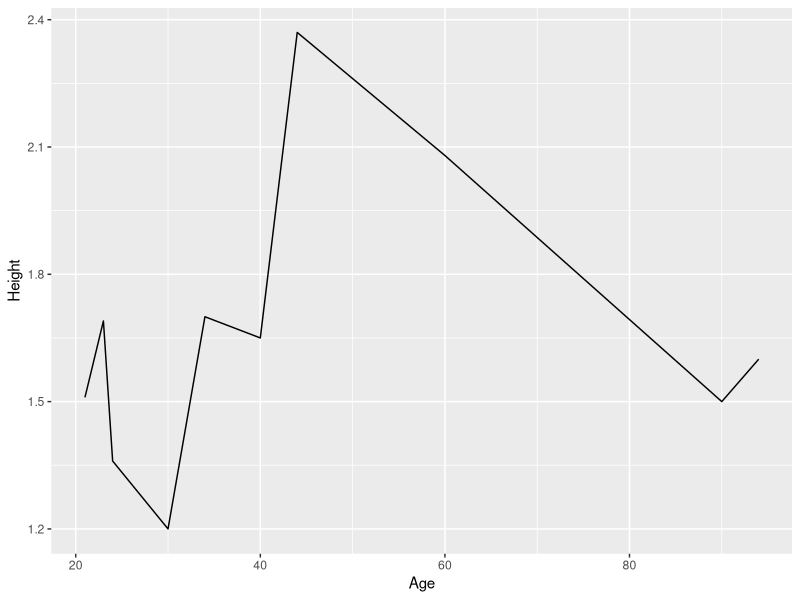
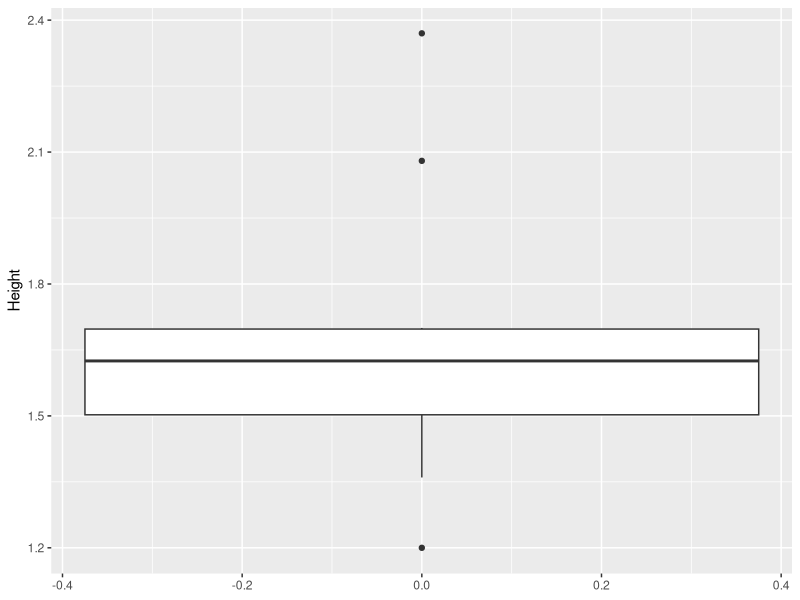
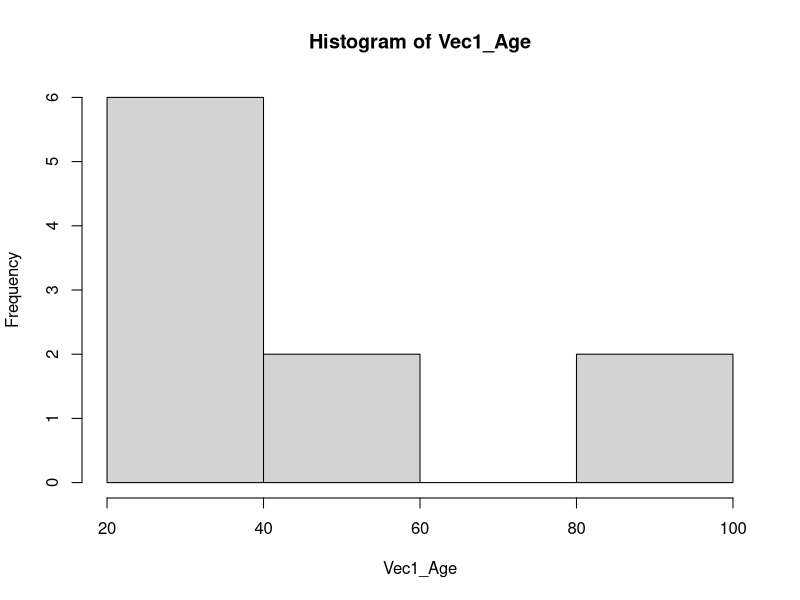

Generate these figures, in order, with R:
#q3)a
# Load the 'iris' dataset
data(iris)

# Print the first few rows of the dataset
head(iris)

# Check whether it is a data frame
is.data.frame(iris)

tail(iris)

#q3)b
# Create the vectors
Vec1_Age <- c(34, 40, 30, 23, 21, 24, 44, 60, 90, 94)
Vec2_Height <- c(1.7, 1.65, 1.2, 1.69, 1.51, 1.36, 2.37, 2.08, 1.5, 1.6)

# Combine the vectors into a matrix
age_height <- cbind(Vec1_Age, Vec2_Height)

# Print the resulting matrix
age_height


#q3)c
# Calculate the sum, mean, and product of the vectors
vec1_sum <- sum(Vec1_Age)
vec2_sum <- sum(Vec2_Height)
vec1_mean <- mean(Vec1_Age)
vec2_mean <- mean(Vec2_Height)
vec1_product <- prod(Vec1_Age)
vec2_product <- prod(Vec2_Height)

# Print the results
cat("Results for Vec1_Age:\n")
cat("Sum =", vec1_sum, "\n")
cat("Mean =", vec1_mean, "\n")
cat("Product =", vec1_product, "\n\n")
cat("Results for Vec2_Height:\n")
cat("Sum =", vec2_sum, "\n")
cat("Mean =", vec2_mean, "\n")
cat("Product =", vec2_product, "\n")

#q3)d
df <- data.frame(Age = Vec1_Age, Height = Vec2_Height)

#print the dataframe
df

#q3)d)i
library(ggplot2)
plot <- ggplot(df, aes(x=Age, y=Height)) + geom_line()
plot

#q3)d)ii
plot2 <- ggplot(df, aes(y=Height)) +geom_boxplot()
plot2

#q3)d)iii
hist(Vec1_Age)
